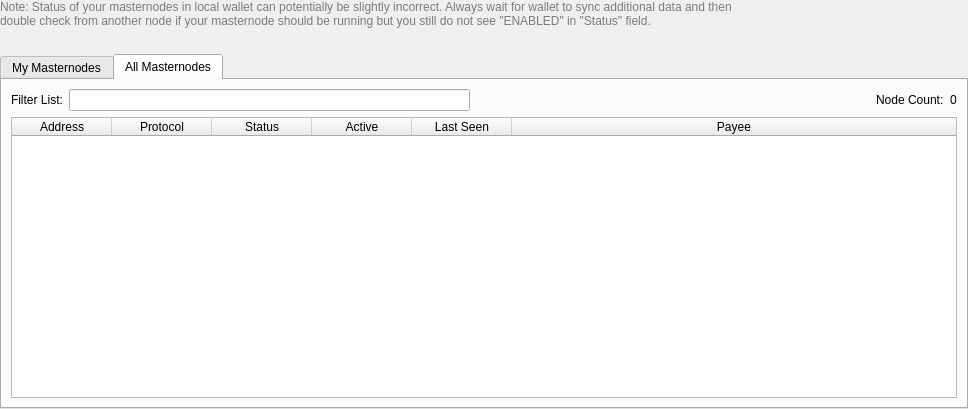
<?xml version="1.0" encoding="UTF-8"?>
<ui version="4.0">
 <class>MasternodeList</class>
 <widget class="QWidget" name="MasternodeList">
  <property name="geometry">
   <rect>
    <x>0</x>
    <y>0</y>
    <width>968</width>
    <height>409</height>
   </rect>
  </property>
  <property name="windowTitle">
   <string>Form</string>
  </property>
  <layout class="QVBoxLayout" name="topLayout">
   <property name="leftMargin">
    <number>0</number>
   </property>
   <property name="topMargin">
    <number>0</number>
   </property>
   <property name="rightMargin">
    <number>0</number>
   </property>
   <property name="bottomMargin">
    <number>0</number>
   </property>
   <item>
    <layout class="QVBoxLayout" name="verticalLayout">
     <property name="bottomMargin">
      <number>0</number>
     </property>
     <item>
      <widget class="QLabel" name="updateNote">
       <property name="styleSheet">
        <string notr="true">color: #7B7B7B;</string>
       </property>
       <property name="text">
        <string>&lt;html&gt;&lt;head/&gt;&lt;body&gt;&lt;p&gt;Note: Status of your masternodes in local wallet can potentially be slightly incorrect. Always wait for wallet to sync additional data and then&lt;br/&gt;double check from another node if your masternode should be running but you still do not see &amp;quot;ENABLED&amp;quot; in &amp;quot;Status&amp;quot; field.&lt;/p&gt;&lt;/body&gt;&lt;/html&gt;</string>
       </property>
       <property name="wordWrap">
        <bool>true</bool>
       </property>
      </widget>
     </item>
     <item>
      <spacer name="horizontalSpacer0">
       <property name="orientation">
        <enum>Qt::Horizontal</enum>
       </property>
       <property name="sizeHint" stdset="0">
        <size>
         <width>40</width>
         <height>20</height>
        </size>
       </property>
      </spacer>
     </item>
     <item>
      <widget class="QTabWidget" name="tabWidget">
       <property name="currentIndex">
        <number>1</number>
       </property>
       <widget class="QWidget" name="tabMyMasternodes">
        <attribute name="title">
         <string>My Masternodes</string>
        </attribute>
        <layout class="QGridLayout" name="gridLayout_2">
         <item row="0" column="0">
          <layout class="QVBoxLayout" name="verticalLayout_2">
           <property name="bottomMargin">
            <number>0</number>
           </property>
           <item>
            <layout class="QHBoxLayout" name="horizontalLayout_note">
             <property name="bottomMargin">
              <number>0</number>
             </property>
            </layout>
           </item>
           <item>
            <widget class="QTableWidget" name="tableWidgetMyMasternodes">
             <property name="minimumSize">
              <size>
               <width>695</width>
               <height>0</height>
              </size>
             </property>
             <property name="editTriggers">
              <set>QAbstractItemView::NoEditTriggers</set>
             </property>
             <property name="alternatingRowColors">
              <bool>true</bool>
             </property>
             <property name="selectionMode">
              <enum>QAbstractItemView::SingleSelection</enum>
             </property>
             <property name="selectionBehavior">
              <enum>QAbstractItemView::SelectRows</enum>
             </property>
             <property name="sortingEnabled">
              <bool>true</bool>
             </property>
             <attribute name="horizontalHeaderStretchLastSection">
              <bool>true</bool>
             </attribute>
             <column>
              <property name="text">
               <string>Alias</string>
              </property>
             </column>
             <column>
              <property name="text">
               <string>Address</string>
              </property>
             </column>
             <column>
              <property name="text">
               <string>Protocol</string>
              </property>
             </column>
             <column>
              <property name="text">
               <string>Status</string>
              </property>
             </column>
             <column>
              <property name="text">
               <string>Active</string>
              </property>
             </column>
             <column>
              <property name="text">
               <string>Last Seen</string>
              </property>
             </column>
             <column>
              <property name="text">
               <string>Payee</string>
              </property>
             </column>
            </widget>
           </item>
           <item>
            <layout class="QHBoxLayout" name="horizontalLayout_5">
             <property name="bottomMargin">
              <number>0</number>
             </property>
             <item>
              <widget class="QPushButton" name="startButton">
               <property name="text">
                <string>S&amp;tart alias</string>
               </property>
              </widget>
             </item>
             <item>
              <widget class="QPushButton" name="startAllButton">
               <property name="text">
                <string>Start &amp;all</string>
               </property>
              </widget>
             </item>
             <item>
              <widget class="QPushButton" name="startMissingButton">
               <property name="text">
                <string>Start &amp;MISSING</string>
               </property>
              </widget>
             </item>
             <item>
              <widget class="QPushButton" name="UpdateButton">
               <property name="text">
                <string>&amp;Update status</string>
               </property>
              </widget>
             </item>
             <item>
              <widget class="QLabel" name="autoupdate_label">
               <property name="text">
                <string>Status will be updated automatically in (sec):</string>
               </property>
              </widget>
             </item>
             <item>
              <widget class="QLabel" name="secondsLabel">
               <property name="text">
                <string>0</string>
               </property>
              </widget>
             </item>
            </layout>
           </item>
          </layout>
         </item>
        </layout>
       </widget>
       <widget class="QWidget" name="tabAllMasternodes">
        <attribute name="title">
         <string>All Masternodes</string>
        </attribute>
        <layout class="QGridLayout" name="gridLayout">
         <item row="1" column="0">
          <widget class="QTableWidget" name="tableWidgetMasternodes">
           <property name="editTriggers">
            <set>QAbstractItemView::NoEditTriggers</set>
           </property>
           <property name="alternatingRowColors">
            <bool>true</bool>
           </property>
           <property name="selectionBehavior">
            <enum>QAbstractItemView::SelectRows</enum>
           </property>
           <property name="sortingEnabled">
            <bool>true</bool>
           </property>
           <attribute name="horizontalHeaderStretchLastSection">
            <bool>true</bool>
           </attribute>
           <column>
            <property name="text">
             <string>Address</string>
            </property>
           </column>
           <column>
            <property name="text">
             <string>Protocol</string>
            </property>
           </column>
           <column>
            <property name="text">
             <string>Status</string>
            </property>
           </column>
           <column>
            <property name="text">
             <string>Active</string>
            </property>
           </column>
           <column>
            <property name="text">
             <string>Last Seen</string>
            </property>
           </column>
           <column>
            <property name="text">
             <string>Payee</string>
            </property>
           </column>
          </widget>
         </item>
         <item row="0" column="0">
          <layout class="QHBoxLayout" name="horizontalLayout_3">
           <property name="bottomMargin">
            <number>0</number>
           </property>
           <item>
            <widget class="QLabel" name="label_filter">
             <property name="text">
              <string>Filter List:</string>
             </property>
            </widget>
           </item>
           <item>
            <widget class="QLineEdit" name="filterLineEdit">
             <property name="toolTip">
              <string>Filter masternode list</string>
             </property>
             <property name="class" stdset="0">
              <string>LineEdit</string>
             </property>
            </widget>
           </item>
           <item>
            <spacer name="horizontalSpacer_3">
             <property name="orientation">
              <enum>Qt::Horizontal</enum>
             </property>
             <property name="sizeHint" stdset="0">
              <size>
               <width>10</width>
               <height>20</height>
              </size>
             </property>
            </spacer>
           </item>
           <item>
            <widget class="QLabel" name="label_count">
             <property name="text">
              <string>Node Count:</string>
             </property>
            </widget>
           </item>
           <item>
            <widget class="QLabel" name="countLabel">
             <property name="text">
              <string>0</string>
             </property>
            </widget>
           </item>
          </layout>
         </item>
        </layout>
       </widget>
      </widget>
     </item>
    </layout>
   </item>
  </layout>
 </widget>
 <resources/>
 <connections/>
</ui>
